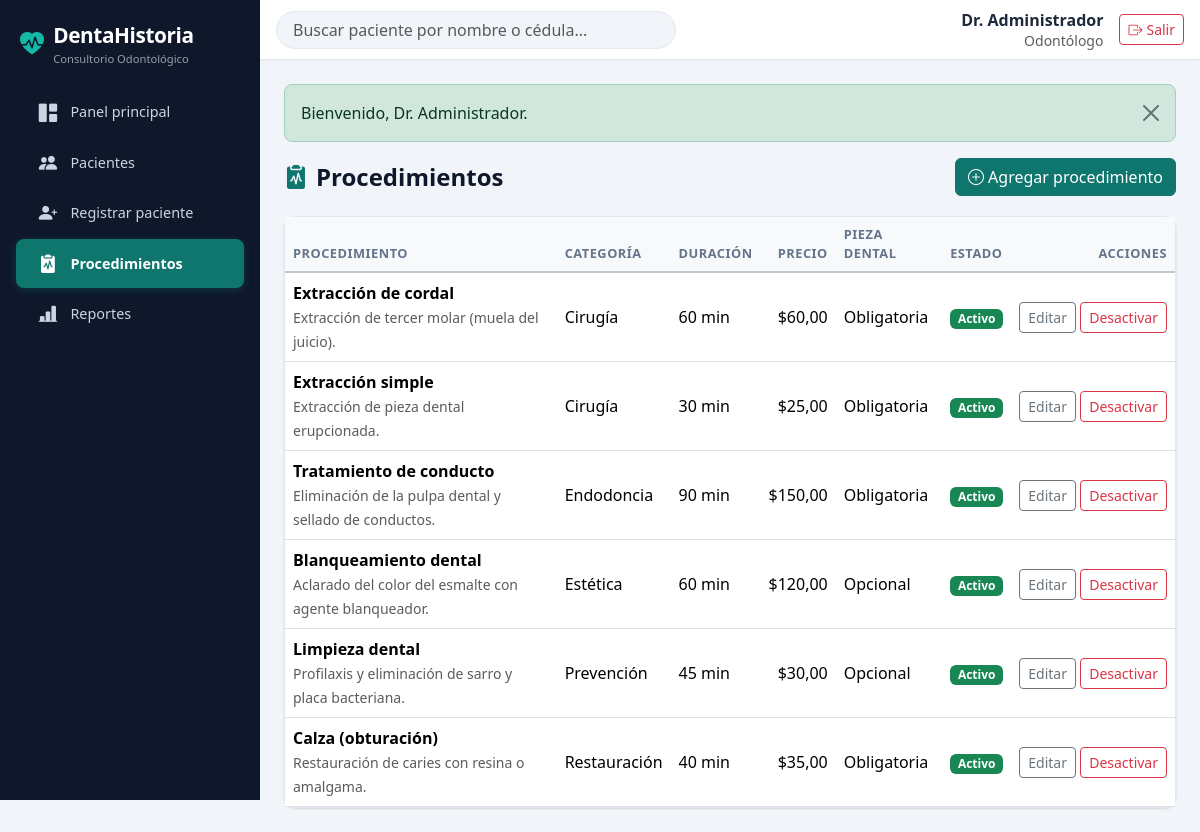
Page /frontend/procedimientos/lista.php (signed in) on the committed database.
### tables this page shows
CREATE TABLE `procedimientos` (
  `id` int(11) NOT NULL,
  `nombre` varchar(100) NOT NULL,
  `categoria` varchar(50) NOT NULL,
  `descripcion` text DEFAULT NULL,
  `duracion_min` smallint(5) UNSIGNED NOT NULL DEFAULT 30,
  `precio` decimal(10,2) NOT NULL DEFAULT 0.00,
  `requiere_pieza` tinyint(1) NOT NULL DEFAULT 0,
  `activo` tinyint(1) NOT NULL DEFAULT 1
);

### backend/includes/funciones.php (called while the page is built, shortened)
<?php
function e(?string $texto): string
{
    return htmlspecialchars($texto ?? '', ENT_QUOTES, 'UTF-8');
}
function formatear_moneda($monto): string
{
    return '$' . number_format((float) $monto, 2, ',', '.');
}

### backend/includes/sesion.php (called while the page is built, shortened)
<?php
require_once __DIR__ . '/funciones.php';
function es_odontologo(): bool
{
    return ($_SESSION['usuario_rol'] ?? '') === 'odontologo';
}
function get_mensaje(): ?array
{
    $mensaje = $_SESSION['mensaje'] ?? null;
    return $mensaje;
}

### backend/config/database.php (called while the page is built, shortened)
<?php
class Database
{
    private static ?PDO $conexion = null;
    public static function conectar(): PDO
    {
        if (self::$conexion === null) {
            $dsn = 'mysql:host=' . self::HOST
                 . ';dbname=' . self::NOMBRE
                 . ';charset=' . self::CHARSET;
            try {
                self::$conexion = new PDO($dsn, self::USUARIO, self::CLAVE, [
                    PDO::ATTR_ERRMODE            => PDO::ERRMODE_EXCEPTION,
                    PDO::ATTR_DEFAULT_FETCH_MODE => PDO::FETCH_ASSOC,
                    PDO::ATTR_EMULATE_PREPARES   => false,
                ]);
            } catch (PDOException $e) {
                error_log('Error de conexión: ' . $e->getMessage());
                die('No se pudo conectar a la base de datos. Verifica que MySQL esté encendido en XAMPP.');
            }
        }
        return self::$conexion;
    }
}

### backend/models/Procedimiento.php (called while the page is built, shortened)
<?php
require_once __DIR__ . '/../config/database.php';
class Procedimiento
{
    private PDO $db;
    public function __construct()
    {
        $this->db = Database::conectar();
    }
    public function listar(bool $soloActivos = false): array
    {
        $sql = 'SELECT * FROM procedimientos';
        $sql .= ' ORDER BY categoria, nombre';
        return $this->db->query($sql)->fetchAll();
    }
}

### frontend/procedimientos/lista.php (the view, shortened to what this page needs)
<?php
require_once BASE_PATH . 'backend/models/Procedimiento.php';
$procedimientos = (new Procedimiento())->listar();
$pagina_activa = 'procedimientos';
require_once BASE_PATH . 'frontend/layout/header.php';
?>
<div class="page-header">
    <h1><i class="bi bi-clipboard2-pulse-fill me-2 text-primary"></i>Procedimientos</h1>
    <a href="formulario.php" class="btn btn-primary">
        <i class="bi bi-plus-circle me-1"></i>Agregar procedimiento
    </a>
</div>
<?php if (!$procedimientos): ?>
    <div class="card card-body">
        <div class="empty-state">
            <i class="bi bi-clipboard2-pulse"></i>
            <p>El catálogo está vacío. Agrega los servicios que ofreces.</p>
            <a href="formulario.php" class="btn btn-primary">
                <i class="bi bi-plus-circle me-1"></i>Agregar procedimiento
            </a>
        </div>
    </div>
<?php else: ?>
    <div class="card">
        <div class="table-responsive">
            <table class="table table-hover align-middle mb-0">
                <thead class="table-light">
                    <tr>
                        <th>Procedimiento</th>
                        <th>Categoría</th>
                        <th>Duración</th>
                        <th class="text-end">Precio</th>
                        <th>Pieza dental</th>
                        <th>Estado</th>
                        <th class="text-end">Acciones</th>
                    </tr>
                </thead>
                <tbody>
                <?php foreach ($procedimientos as $p): ?>
                    <tr class="<?= $p['activo'] ? '' : 'text-muted' ?>">
                        <td>
                            <div class="fw-semibold"><?= e($p['nombre']) ?></div>
                            <?php if ($p['descripcion']): ?>
                                <small class="text-muted"><?= e($p['descripcion']) ?></small>
                            <?php endif; ?>
                        </td>
                        <td><?= e($p['categoria']) ?></td>
                        <td class="text-nowrap"><?= (int) $p['duracion_min'] ?> min</td>
                        <td class="text-end text-nowrap"><?= formatear_moneda($p['precio']) ?></td>
                        <td><?= $p['requiere_pieza'] ? 'Obligatoria' : 'Opcional' ?></td>
                        <td>
                            <span class="badge <?= $p['activo'] ? 'text-bg-success' : 'text-bg-secondary' ?>">
                                <?= $p['activo'] ? 'Activo' : 'Inactivo' ?>
                            </span>
                        </td>
                        <td class="text-end text-nowrap">
                            <a href="formulario.php?id=<?= (int) $p['id'] ?>" class="btn btn-sm btn-outline-secondary">Editar</a>
                            <form action="<?= BASE_URL ?>backend/controllers/procedimiento_controller.php?accion=estado"
                                  method="POST" class="d-inline">
                                <?php if ($p['activo']): ?>
                                    <button type="submit" class="btn btn-sm btn-outline-danger"
                                            data-confirmar="¿Desactivar «<?= e($p['nombre']) ?>»? Las atenciones anteriores se conservan.">
                                        Desactivar
                                    </button>
                                <?php else: ?>
                                    <button type="submit" class="btn btn-sm btn-outline-success">Activar</button>
                                <?php endif; ?>
                            </form>
                        </td>
                    </tr>
                <?php endforeach; ?>
                </tbody>
            </table>
        </div>
    </div>
<?php endif; ?>
<?php require_once BASE_PATH . 'frontend/layout/footer.php'; ?>

### frontend/layout/header.php (shortened to what this page needs)
<?php
$pagina_activa = $pagina_activa ?? '';
?>
<!DOCTYPE html>
<html lang="es">
<head>
    <link rel="stylesheet" href="<?= BASE_URL ?>frontend/assets/css/bootstrap.min.css">
    <link rel="stylesheet" href="<?= BASE_URL ?>frontend/assets/css/bootstrap-icons.min.css">
    <link rel="stylesheet" href="<?= BASE_URL ?>frontend/assets/css/estilos.css">
</head>
<body>
<div class="app">
    <?php require __DIR__ . '/sidebar.php'; ?>
    <div class="app-contenido">
        <?php require __DIR__ . '/topbar.php'; ?>
        <main class="p-3 p-lg-4">
            <?php require __DIR__ . '/alertas.php'; ?>

### frontend/layout/sidebar.php (shortened to what this page needs)
<?php
$menu = [
    ['clave' => 'dashboard',      'texto' => 'Panel principal',    'icono' => 'bi-grid-1x2-fill',    'url' => 'frontend/dashboard.php',            'solo_odontologo' => false],
    ['clave' => 'pacientes',      'texto' => 'Pacientes',          'icono' => 'bi-people-fill',       'url' => 'frontend/pacientes/lista.php',      'solo_odontologo' => false],
    ['clave' => 'registrar',      'texto' => 'Registrar paciente', 'icono' => 'bi-person-plus-fill',  'url' => 'frontend/pacientes/registrar.php',  'solo_odontologo' => false],
    ['clave' => 'procedimientos', 'texto' => 'Procedimientos',     'icono' => 'bi-clipboard2-pulse-fill', 'url' => 'frontend/procedimientos/lista.php', 'solo_odontologo' => true],
    ['clave' => 'reportes',       'texto' => 'Reportes',           'icono' => 'bi-bar-chart-line-fill', 'url' => 'frontend/reportes/index.php',       'solo_odontologo' => false],
];
?>
<aside class="offcanvas-lg offcanvas-start sidebar d-print-none" tabindex="-1" id="menuLateral" aria-labelledby="menuLateralTitulo">
    <div class="offcanvas-body d-flex flex-column p-0">
        <div class="sidebar-marca d-none d-lg-flex">
            <i class="bi bi-heart-pulse-fill"></i>
            <div>
                <?= e(NOMBRE_SISTEMA) ?>
                <small class="d-block fw-normal"><?= e(NOMBRE_CONSULTORIO) ?></small>
            </div>
        </div>
        <nav class="nav flex-column px-2 pb-3">
            <?php foreach ($menu as $item): ?>
                <?php $activa = $item['clave'] === $pagina_activa; ?>
                <a class="nav-link<?= $activa ? ' active' : '' ?>"
                   href="<?= BASE_URL . $item['url'] ?>"
                   <?= $activa ? 'aria-current="page"' : '' ?>>
                    <i class="bi <?= $item['icono'] ?>"></i>
                    <?= e($item['texto']) ?>
                </a>
            <?php endforeach; ?>
        </nav>
    </div>
</aside>

### frontend/layout/topbar.php (shortened to what this page needs)
<header class="topbar d-flex align-items-center gap-2 px-3 py-2 d-print-none">
    <form class="flex-grow-1 buscador-global position-relative"
          action="<?= BASE_URL ?>frontend/pacientes/lista.php" method="GET" role="search"
          data-buscador
          data-url="<?= BASE_URL ?>backend/controllers/paciente_controller.php?accion=buscar"
          data-historia="<?= BASE_URL ?>frontend/historia/ver.php?id=">
        <input type="search" name="buscar" class="form-control" autocomplete="off"
               placeholder="Buscar paciente por nombre o cédula..."
               aria-label="Buscar paciente">
    </form>
    <div class="ms-auto d-flex align-items-center gap-3">
        <div class="text-end d-none d-sm-block lh-sm">
            <div class="fw-semibold"><?= e($_SESSION['usuario_nombre']) ?></div>
            <small class="text-muted"><?= es_odontologo() ? 'Odontólogo' : 'Asistente' ?></small>
        </div>
        <form action="<?= BASE_URL ?>backend/controllers/auth_controller.php?accion=logout" method="POST">
            <button type="submit" class="btn btn-outline-danger btn-sm">
                <i class="bi bi-box-arrow-right"></i><span class="d-none d-sm-inline ms-1">Salir</span>
            </button>
        </form>
    </div>
</header>

### frontend/layout/alertas.php
<?php
$alerta        = get_mensaje();
$tipos_validos = ['success', 'danger', 'warning', 'info'];
if ($alerta && in_array($alerta['tipo'], $tipos_validos, true)):
?>
    <div class="alert alert-<?= $alerta['tipo'] ?> alert-dismissible fade show" role="alert">
        <?= e($alerta['texto']) ?>
        <button type="button" class="btn-close" data-bs-dismiss="alert" aria-label="Cerrar"></button>
    </div>
<?php endif; ?>

### frontend/layout/footer.php (shortened to what this page needs)
        </main>
    </div>
</div>
</body>
</html>

### frontend/assets/css/estilos.css (style rules this page uses)
:root { --primary: #0f766e; --primary-light: #14b8a6; --primary-dark: #0d5c56; --primary-bg: #f0fdfa; --accent: #f59e0b; --sidebar-bg: #0f172a; --sidebar-text: #cbd5e1; --sidebar-hover: rgba(255,255,255,.08); --body-bg: #f1f5f9; --card-shadow: 0 1px 3px rgba(0,0,0,.08), 0 1px 2px rgba(0,0,0,.06); --card-shadow-hover: 0 4px 12px rgba(0,0,0,.1); --radius: .75rem; --topbar-height: 60px; --sidebar-width: 260px; --transition: .2s ease; }
:root { --bs-primary: #0f766e; --bs-primary-rgb: 15, 118, 110; --bs-link-color: #0f766e; --bs-link-color-rgb: 15, 118, 110; --bs-link-hover-color: #0d5c56; --bs-link-hover-color-rgb: 13, 92, 86; }
body { font-family: 'Segoe UI', system-ui, -apple-system, sans-serif; background: var(--body-bg); color: #1e293b; }
.app { display: flex; min-height: 100vh; }
.app-contenido { flex: 1; min-width: 0; display: flex; flex-direction: column; }
.sidebar { width: var(--sidebar-width) !important; background: var(--sidebar-bg) !important; border-right: 0 !important; color: var(--sidebar-text); }
.sidebar .offcanvas-body { background: var(--sidebar-bg); }
.sidebar-marca { padding: 1.25rem 1.25rem .75rem; font-size: 1.3rem; font-weight: 700; color: #fff; letter-spacing: -.02em; display: flex; align-items: center; gap: .6rem; }
.sidebar-marca .bi { font-size: 1.5rem; color: var(--primary-light); }
.sidebar-marca small { font-size: .7rem; color: var(--sidebar-text); opacity: .7; letter-spacing: 0; }
.sidebar .nav { padding-top: .5rem; gap: 2px; }
.sidebar .nav-link { color: var(--sidebar-text); padding: .65rem 1.25rem; border-radius: .5rem; margin: 0 .5rem; font-size: .9rem; display: flex; align-items: center; gap: .65rem; transition: background var(--transition), color var(--transition); }
.sidebar .nav-link.active { background: var(--primary); color: #fff; font-weight: 600; box-shadow: 0 2px 8px rgba(15,118,110,.35); }
.sidebar .nav-link .bi { font-size: 1.15rem; width: 1.5rem; text-align: center; flex-shrink: 0; }
.topbar { min-height: var(--topbar-height); background: #fff; border-bottom: 1px solid #e2e8f0; box-shadow: 0 1px 3px rgba(0,0,0,.04); position: sticky; top: 0; flex-shrink: 0; z-index: 1020; }
.buscador-global { min-width: 0; }
.buscador-global input { border-radius: 2rem; padding-left: 1rem; background: var(--body-bg); border-color: #e2e8f0; max-width: 400px; transition: border-color var(--transition), box-shadow var(--transition); }
.card { border: 1px solid #e2e8f0; border-radius: var(--radius); box-shadow: var(--card-shadow); transition: box-shadow var(--transition); }
.table thead th { font-size: .8rem; text-transform: uppercase; letter-spacing: .04em; color: #64748b; font-weight: 600; border-bottom-width: 2px; }
.btn-primary { background: var(--primary); border-color: var(--primary); }
.alert { border-radius: .5rem; }
.page-header { display: flex; flex-wrap: wrap; justify-content: space-between; align-items: center; gap: .75rem; margin-bottom: 1.25rem; }
.page-header h1 { font-size: 1.5rem; font-weight: 700; color: #0f172a; margin: 0; }
@media (min-width: 992px) { .sidebar { position: sticky; top: 0; height: 100vh; flex-shrink: 0; overflow-y: auto; } }
main { animation: fadeIn .3s ease; }

### rows in the picture
procedimientos: nombre "Extracción de cordal", descripcion "Extracción de tercer molar (muela del juicio).", categoria "Cirugía", duracion_min "60", precio "$60,00", requiere_pieza "Obligatoria", activo "Activo"
procedimientos: nombre "Extracción simple", descripcion "Extracción de pieza dental erupcionada.", categoria "Cirugía", duracion_min "30", precio "$25,00", requiere_pieza "Obligatoria", activo "Activo"
procedimientos: nombre "Tratamiento de conducto", descripcion "Eliminación de la pulpa dental y sellado de conductos.", categoria "Endodoncia", duracion_min "90", precio "$150,00", requiere_pieza "Obligatoria", activo "Activo"
procedimientos: nombre "Blanqueamiento dental", descripcion "Aclarado del color del esmalte con agente blanqueador.", categoria "Estética", duracion_min "60", precio "$120,00", requiere_pieza "Opcional", activo "Activo"
procedimientos: nombre "Limpieza dental", descripcion "Profilaxis y eliminación de sarro y placa bacteriana.", categoria "Prevención", duracion_min "45", precio "$30,00", requiere_pieza "Opcional", activo "Activo"
procedimientos: nombre "Calza (obturación)", descripcion "Restauración de caries con resina o amalgama.", categoria "Restauración", duracion_min "40", precio "$35,00", requiere_pieza "Obligatoria", activo "Activo"

### other values in the picture
NOMBRE_SISTEMA "DentaHistoria"
NOMBRE_CONSULTORIO "Consultorio Odontológico"
$item['texto'] "Panel principal"
$item['texto'] "Pacientes"
$item['texto'] "Registrar paciente"
$item['texto'] "Procedimientos"
$item['texto'] "Reportes"
$_SESSION['usuario_nombre'] "Dr. Administrador"
$alerta['texto'] "Bienvenido, Dr. Administrador."
